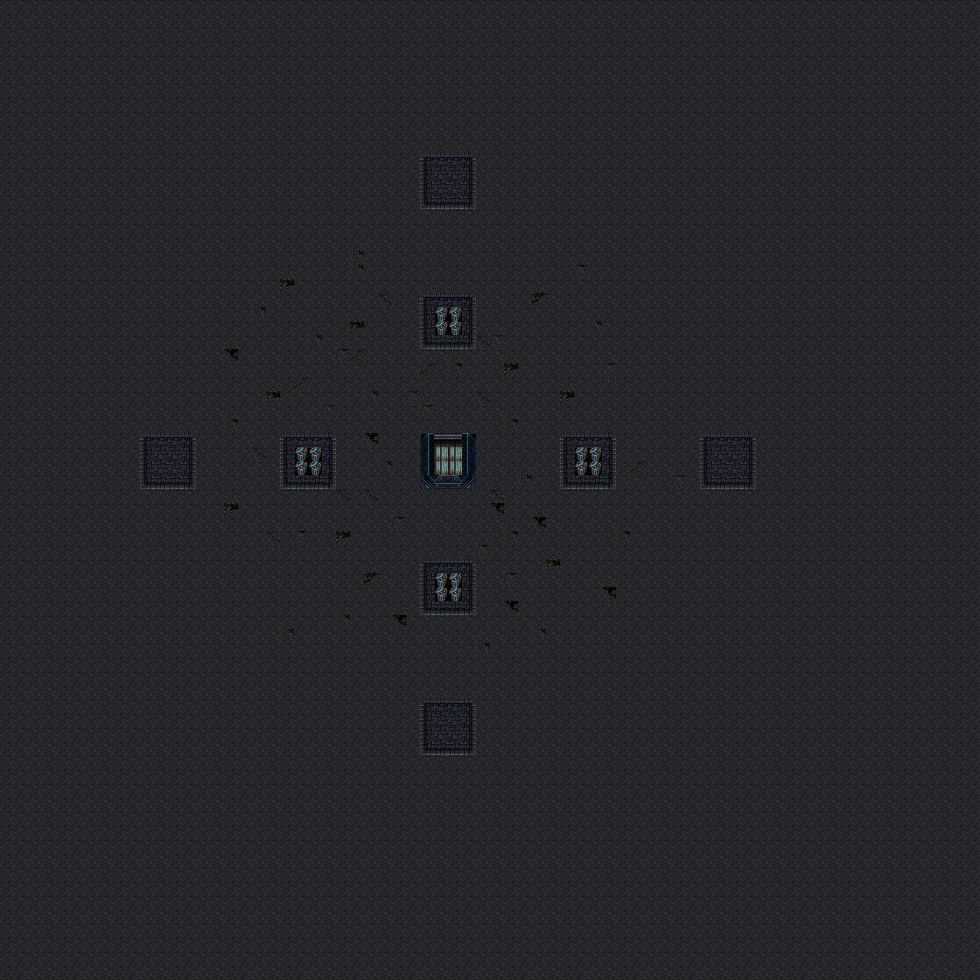

This game map was drawn from its Tiled (.tmx) file and the tilesets committed beside it. A one-line description and the trimmed map source follow:
An orthogonal 70x70 tile map with 14x14 px tiles, 2 tile layers (Background, Graphics) and 5 objects (Pillar_W, Pillar_N, Pillar_E, Pillar_S).

<map version="1.0" orientation="orthogonal" renderorder="right-down" width="70" height="70" tilewidth="14" tileheight="14" nextobjectid="31">
 <tileset firstgid="1" name="ff6MapTileZozo" tilewidth="15" tileheight="15" spacing="1" margin="1" tilecount="256" columns="16">
  <image source="ff6MapTileZozo.png" width="256" height="256" />
 </tileset>
 <layer name="Background" width="70" height="70">
  <data>[4900 cells, 4900 non-empty, 30 distinct tile ids]</data>
 </layer>
 <layer name="Graphics" width="70" height="70">
  <data>[4900 cells, 0 non-empty, 0 distinct tile ids]</data>
 </layer>
 <objectgroup name="Pillar">
  <object id="2" name="Pillar_W" x="297.333" y="448.667" width="28" height="28" />
  <object id="3" name="Pillar_N" x="435.333" y="308.333" width="28" height="28" />
  <object id="4" name="Pillar_E" x="575" y="448.333" width="28" height="28" />
  <object id="5" name="Pillar_S" x="434.333" y="574.333" width="28" height="28" />
 </objectgroup>
 <objectgroup name="Core">
  <object id="30" x="422.5" y="434" width="52.5" height="56" />
 </objectgroup>
</map>
